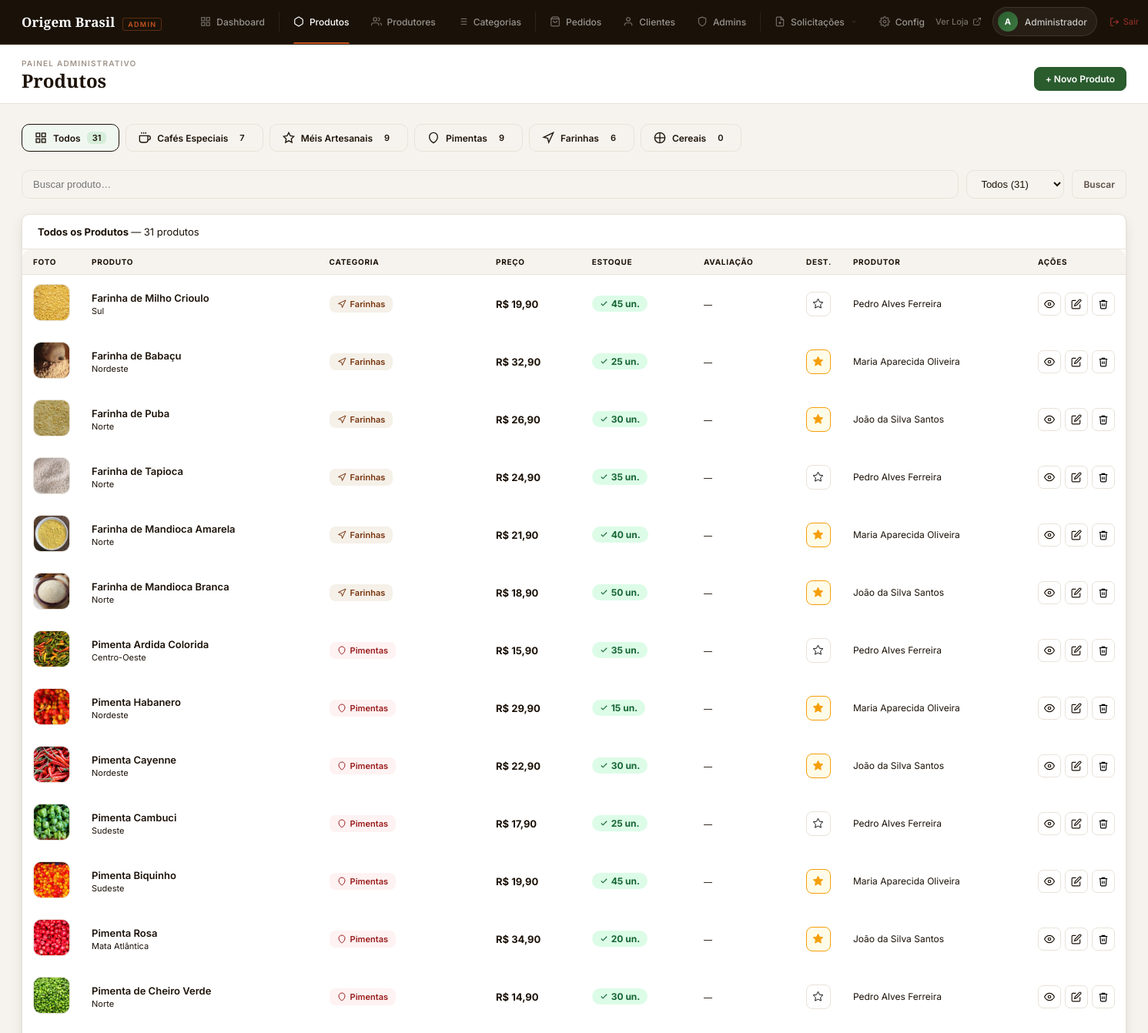
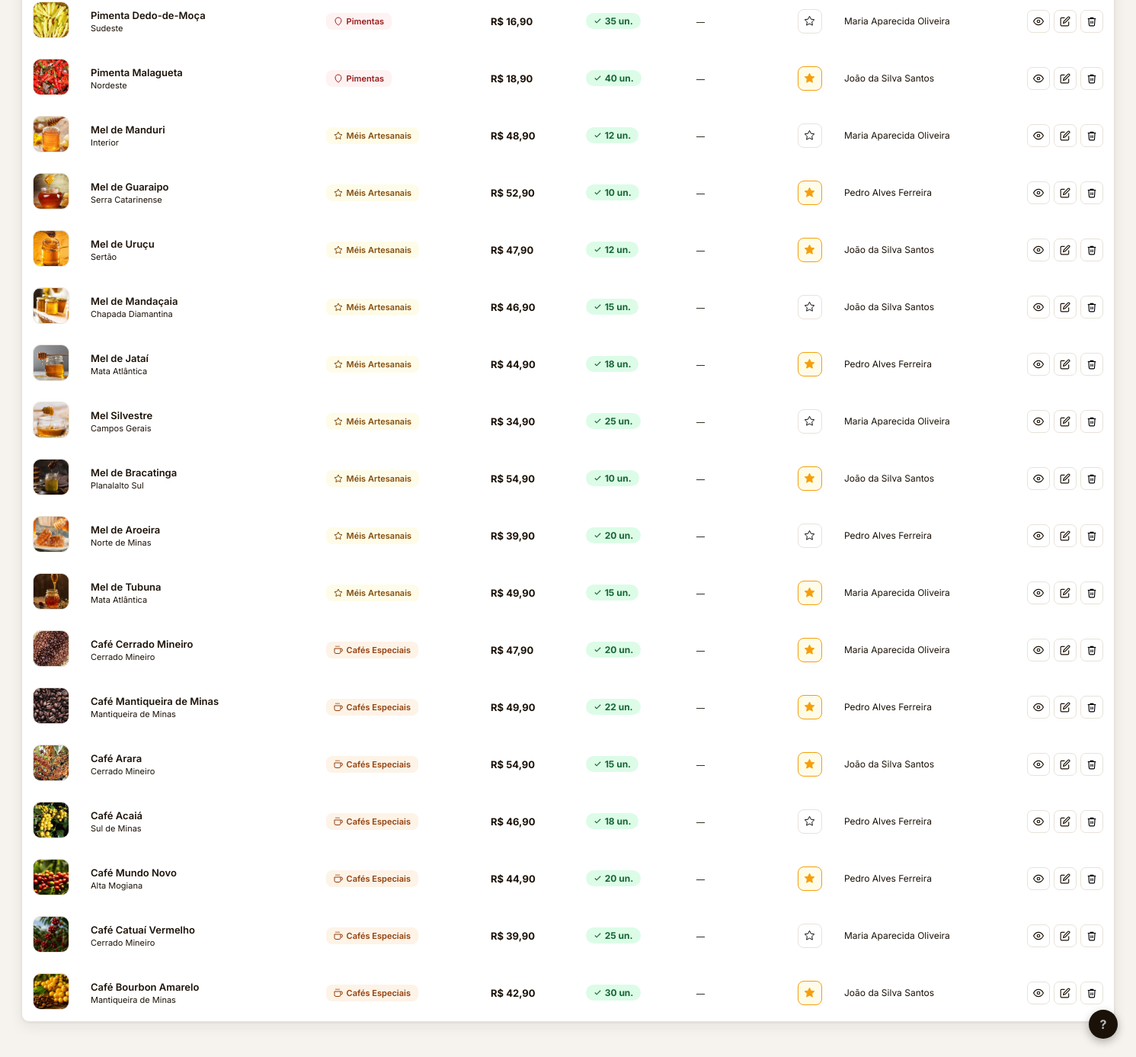
The app's page /adm/produtos.php (signed in) with its own data (2 pictures, top to bottom).
### tables this page shows
CREATE TABLE IF NOT EXISTS produtos (
    id           INT AUTO_INCREMENT PRIMARY KEY,
    nome         VARCHAR(100) NOT NULL,
    descricao    TEXT,
    historia     TEXT,
    preco        DECIMAL(10,2) NOT NULL,
    categoria    VARCHAR(50) NOT NULL DEFAULT 'cafe',
    imagem       VARCHAR(255),
    estoque      INT DEFAULT 0,
    produtor_id  INT DEFAULT NULL,
    regiao       VARCHAR(100),
    origem       VARCHAR(100),
    peso         VARCHAR(30),
    destaque     TINYINT(1) DEFAULT 0,
    criado_em    TIMESTAMP DEFAULT CURRENT_TIMESTAMP,
    FOREIGN KEY (produtor_id) REFERENCES produtores(id) ON DELETE SET NULL,
    FOREIGN KEY (categoria) REFERENCES categorias(slug) ON UPDATE CASCADE
);

CREATE TABLE IF NOT EXISTS produtores (
    id          INT AUTO_INCREMENT PRIMARY KEY,
    usuario_id  INT NULL UNIQUE,
    nome        VARCHAR(100) NOT NULL,
    foto        VARCHAR(255),
    historia    TEXT,
    fazenda     VARCHAR(100),
    regiao      VARCHAR(100),
    estado      VARCHAR(50),
    latitude    DECIMAL(10,8),
    longitude   DECIMAL(11,8),
    criado_em   TIMESTAMP DEFAULT CURRENT_TIMESTAMP,
    FOREIGN KEY (usuario_id) REFERENCES usuarios(id) ON DELETE SET NULL
);

### adm/produtos.php (the view, shortened to what this page needs)
<?php
include("../conexao.php");
$acao = $_GET['acao'] ?? 'lista';
$categorias = [
    'cafe'    => ['label'=>'Cafés Especiais',  'svg'=>'<svg viewBox="0 0 24 24" fill="none" stroke="currentColor" stroke-width="2"><path d="M18 8h1a4 4 0 0 1 0 8h-1"/><path d="M2 8h16v9a4 4 0 0 1-4 4H6a4 4 0 0 1-4-4V8z"/><line x1="6" y1="1" x2="6" y2="4"/><line x1="10" y1="1" x2="10" y2="4"/><line x1="14" y1="1" x2="14" y2="4"/></svg>'],
    'mel'     => ['label'=>'Méis Artesanais',  'svg'=>'<svg viewBox="0 0 24 24" fill="none" stroke="currentColor" stroke-width="2"><path d="M12 2l3.09 6.26L22 9.27l-5 4.87 1.18 6.88L12 17.77l-6.18 3.25L7 14.14 2 9.27l6.91-1.01L12 2z"/></svg>'],
    'pimenta' => ['label'=>'Pimentas',          'svg'=>'<svg viewBox="0 0 24 24" fill="none" stroke="currentColor" stroke-width="2"><path d="M12 22s-8-4.5-8-11.8A8 8 0 0 1 12 2a8 8 0 0 1 8 8.2c0 7.3-8 11.8-8 11.8z"/></svg>'],
    'farinha' => ['label'=>'Farinhas',          'svg'=>'<svg viewBox="0 0 24 24" fill="none" stroke="currentColor" stroke-width="2"><path d="M3 11l19-9-9 19-2-8-8-2z"/></svg>'],
    'cereais' => ['label'=>'Cereais',           'svg'=>'<svg viewBox="0 0 24 24" fill="none" stroke="currentColor" stroke-width="2"><path d="M12 2a10 10 0 0 1 0 20"/><path d="M12 2a10 10 0 0 0 0 20"/><path d="M12 2v20"/><path d="M2 12h20"/></svg>'],
];
$filtro   = $_GET['filtro'] ?? '';
$busca    = trim($_GET['q'] ?? '');
$cat_filtro = $_GET['cat'] ?? '';
$where    = 'WHERE 1=1';
$lista = mysqli_fetch_all(mysqli_query($conexao,
    "SELECT p.*, pr.nome AS produtor_nome,
     COALESCE(ROUND(AVG(a.nota),1),0) AS media,
     COUNT(DISTINCT a.id) AS n_av
     FROM produtos p
     LEFT JOIN produtores pr ON pr.id=p.produtor_id
     LEFT JOIN avaliacoes a ON a.produto_id=p.id
     $where GROUP BY p.id ORDER BY p.id DESC"
), MYSQLI_ASSOC);
$cats_count = [];
$res_cats = mysqli_query($conexao,"SELECT categoria, COUNT(*) as n FROM produtos GROUP BY categoria");
while($row = mysqli_fetch_assoc($res_cats)) $cats_count[$row['categoria']] = $row['n'];
$topbar_action = ($acao==='lista')
    ? '<a href="produtos.php?acao=form" class="topbar-btn primary">+ Novo Produto</a>'
    : '<a href="produtos.php" class="topbar-btn">← Voltar</a>';
include('layout.php');
?>
<?php if ($acao === 'lista'): ?>
<?php
$total_all = array_sum($cats_count);
?>
<div class="cat-tabs">
    <a href="produtos.php" class="cat-tab <?php echo !$cat_filtro ? 'active' : ''; ?>">
        <svg viewBox="0 0 24 24" fill="none" stroke="currentColor" stroke-width="2"><rect x="3" y="3" width="7" height="7"/><rect x="14" y="3" width="7" height="7"/><rect x="14" y="14" width="7" height="7"/><rect x="3" y="14" width="7" height="7"/></svg>
        Todos <span class="count"><?php echo $total_all; ?></span>
    </a>
    <?php foreach ($categorias as $slug => $info): ?>
    <a href="produtos.php?cat=<?php echo $slug; ?><?php echo $filtro ? '&filtro='.$filtro : ''; ?>" class="cat-tab <?php echo $cat_filtro===$slug ? 'active' : ''; ?>">
        <?php echo $info['svg']; ?>
        <?php echo $info['label']; ?> <span class="count"><?php echo $cats_count[$slug] ?? 0; ?></span>
    </a>
    <?php endforeach; ?>
</div>
<form method="GET" class="prod-search-row">
    <input type="text" name="q" value="<?php echo htmlspecialchars($busca); ?>" placeholder="Buscar produto…">
    <select name="filtro" onchange="this.form.submit()">
        <option value="">Todos (<?php echo count($lista); ?>)</option>
    </select>
    <button class="btn btn-gray">Buscar</button>
</form>
<div class="card">
    <div class="card-header">
        <h3>
            <?php echo $cat_filtro ? ($categorias[$cat_filtro]['label'] ?? ucfirst($cat_filtro)) : 'Todos os Produtos'; ?>
            <span style="color:var(--text-3);font-weight:400;font-size:13px;"> — <?php echo count($lista); ?> produto<?php echo count($lista)!=1?'s':''; ?></span>
        </h3>
    </div>
    <table class="prod-table">
        <thead>
            <tr>
                <th style="width:60px;">Foto</th>
                <th>Produto</th>
                <th>Categoria</th>
                <th>Preço</th>
                <th>Estoque</th>
                <th>Avaliação</th>
                <th style="width:40px;text-align:center;">Dest.</th>
                <th>Produtor</th>
                <th style="width:100px;">Ações</th>
            </tr>
        </thead>
        <tbody>
        <?php foreach ($lista as $p):
            $est = (int)$p['estoque'];
            $est_class = $est <= 0 ? 'zero' : ($est <= 5 ? 'low' : 'ok');
            $cat_slug  = $p['categoria'];
            $cat_info  = $categorias[$cat_slug] ?? ['label'=>ucfirst($cat_slug),'svg'=>''];
        ?>
        <tr>
            <td>
                <img src="../<?php echo htmlspecialchars($p['imagem']); ?>" class="prod-thumb"
                     onerror="this.src='../imagens/cafe1.jpg'">
            </td>
            <td>
                <div style="font-weight:600;font-size:13px;color:var(--text);"><?php echo htmlspecialchars($p['nome']); ?></div>
                <?php if ($p['regiao']): ?><div style="font-size:11px;color:var(--text-3);margin-top:2px;"><?php echo htmlspecialchars($p['regiao']); ?></div><?php endif; ?>
            </td>
            <td>
                <span class="cat-badge <?php echo $cat_slug; ?>">
                    <?php echo $cat_info['svg']; ?>
                    <?php echo $cat_info['label']; ?>
                </span>
            </td>
            <td>
                <strong style="font-size:13px;color:var(--text);">R$ <?php echo number_format($p['preco'],2,',','.'); ?></strong>
            </td>
            <td>
                <span class="estoque-pill <?php echo $est_class; ?>">
                    <?php if ($est<=0): ?>
                    <svg viewBox="0 0 24 24" fill="none" stroke="currentColor" stroke-width="2.5"><line x1="18" y1="6" x2="6" y2="18"/><line x1="6" y1="6" x2="18" y2="18"/></svg>
                    Esgotado
                    <?php elseif ($est<=5): ?>
                    <svg viewBox="0 0 24 24" fill="none" stroke="currentColor" stroke-width="2.5"><path d="M10.29 3.86L1.82 18a2 2 0 0 0 1.71 3h16.94a2 2 0 0 0 1.71-3L13.71 3.86a2 2 0 0 0-3.42 0z"/></svg>
                    <?php echo $est; ?> un.
                    <?php else: ?>
                    <svg viewBox="0 0 24 24" fill="none" stroke="currentColor" stroke-width="2.5"><polyline points="20 6 9 17 4 12"/></svg>
                    <?php echo $est; ?> un.
                    <?php endif; ?>
                </span>
            </td>
            <td>
                <?php if ($p['n_av']>0): ?>
                <div class="stars-mini">
                    <?php for($s=1;$s<=5;$s++) echo $s<=round($p['media'])?'<svg style="width:1em;height:1em;vertical-align:middle;display:inline-block;fill:currentColor;" viewBox="0 0 24 24"><polygon points="12 2 15.09 8.26 22 9.27 17 14.14 18.18 21.02 12 17.77 5.82 21.02 7 14.14 2 9.27 8.91 8.26 12 2"/></svg>':'<span class="empty"><svg style="width:1em;height:1em;vertical-align:middle;display:inline-block;fill:currentColor;" viewBox="0 0 24 24"><polygon points="12 2 15.09 8.26 22 9.27 17 14.14 18.18 21.02 12 17.77 5.82 21.02 7 14.14 2 9.27 8.91 8.26 12 2"/></svg></span>'; ?>
                </div>
                <div style="font-size:11px;color:var(--text-3);margin-top:2px;"><?php echo $p['media']; ?> (<?php echo $p['n_av']; ?>)</div>
                <?php else: ?>
                <span style="font-size:11px;color:var(--text-4);">—</span>
                <?php endif; ?>
            </td>
            <td style="text-align:center;">
                <form method="POST" style="display:inline;">
                    <button type="submit" class="destaque-btn <?php echo $p['destaque']?'on':''; ?>" title="<?php echo $p['destaque']?'Remover destaque':'Adicionar destaque'; ?>">
                        <?php if ($p['destaque']): ?>
                        <svg viewBox="0 0 24 24" fill="#F59E0B" stroke="#F59E0B" stroke-width="1.5"><polygon points="12 2 15.09 8.26 22 9.27 17 14.14 18.18 21.02 12 17.77 5.82 21.02 7 14.14 2 9.27 8.91 8.26 12 2"/></svg>
                        <?php else: ?>
                        <svg viewBox="0 0 24 24" fill="none" stroke="currentColor" stroke-width="1.5"><polygon points="12 2 15.09 8.26 22 9.27 17 14.14 18.18 21.02 12 17.77 5.82 21.02 7 14.14 2 9.27 8.91 8.26 12 2"/></svg>
                        <?php endif; ?>
                    </button>
                </form>
            </td>
            <td style="font-size:12px;color:var(--text-3);"><?php echo htmlspecialchars($p['produtor_nome']??'—'); ?></td>
            <td>
                <div class="action-btns">
                    <a href="produto_detalhe.php?id=<?php echo $p['id']; ?>" class="act-btn blue" title="Visualizar">
                        <svg viewBox="0 0 24 24"><path d="M1 12s4-8 11-8 11 8 11 8-4 8-11 8-11-8-11-8z"/><circle cx="12" cy="12" r="3"/></svg>
                    </a>
                    <a href="produtos.php?acao=form&id=<?php echo $p['id']; ?>" class="act-btn" title="Editar">
                        <svg viewBox="0 0 24 24"><path d="M11 4H4a2 2 0 0 0-2 2v14a2 2 0 0 0 2 2h14a2 2 0 0 0 2-2v-7"/><path d="M18.5 2.5a2.121 2.121 0 0 1 3 3L12 15l-4 1 1-4 9.5-9.5z"/></svg>
                    </a>
                    <form method="POST" onsubmit="return confirm('Excluir <?php echo addslashes($p['nome']); ?>?')" style="display:inline;">
                        <button type="submit" class="act-btn red" title="Excluir">
                            <svg viewBox="0 0 24 24"><polyline points="3 6 5 6 21 6"/><path d="M19 6l-1 14a2 2 0 0 1-2 2H8a2 2 0 0 1-2-2L5 6"/><path d="M10 11v6"/><path d="M14 11v6"/><path d="M9 6V4h6v2"/></svg>
                        </button>
                    </form>
                </div>
            </td>
        </tr>
        <?php endforeach; ?>
        </tbody>
    </table>
</div>
<?php endif; ?>
</div></main></body></html>

### adm/layout.php (style rules this page uses)
*,*::before,*::after { box-sizing:border-box;margin:0;padding:0 }
:root { --soil:#1A1208; --soil-2:#261A0C; --stem:#2A5C2E; --stem-2:#3D7A42; --clay:#C4531F; --clay-light:#FBF0EB; --cream:#F6F3EE; --parchment:#FFFFFF; --ink:#1C1208; --ink-2:#5C5046; --dust:#A0948A; --border:#E8E2D9; --radius:10px; --shadow:0 1px 3px rgba(26,18,8,.06),0 6px 18px rgba(26,18,8,.07); }
body { font-family:'Inter',sans-serif;background:var(--cream);color:var(--ink);min-height:100vh;display:flex;flex-direction:column;font-size:14px; }
a { text-decoration:none;color:inherit; }
button { font-family:'Inter',sans-serif;cursor:pointer; }
.card { background:var(--parchment);border:1px solid var(--border);border-radius:var(--radius);overflow:hidden;margin-bottom:20px;box-shadow:var(--shadow); }
.card-header { padding:14px 20px;border-bottom:1px solid var(--border); display:flex;align-items:center;justify-content:space-between; }
.card-header h3 { font-size:13px;font-weight:700;color:var(--ink); }
.btn { display:inline-flex;align-items:center;gap:6px;padding:7px 14px;border:none;border-radius:7px;font-size:12px;font-weight:600;cursor:pointer;transition:all .15s; }
.btn-gray { background:var(--cream);color:var(--ink-2);border:1px solid var(--border); }
.topbar-btn { padding:7px 14px;border:1px solid var(--border);background:var(--parchment); border-radius:8px;font-size:12px;font-weight:600;color:var(--ink-2); display:inline-flex;align-items:center;gap:6px;cursor:pointer;transition:all .15s; }
.topbar-btn.primary { background:var(--stem);color:#fff;border-color:var(--stem); }

### records on screen
produtos: imagem (picture), nome "Farinha de Milho Crioulo", regiao "Sul", categoria "Farinhas", preco "19,90", estoque "45", produtor.nome "Pedro Alves Ferreira"
produtos: imagem (picture), nome "Farinha de Babaçu", regiao "Nordeste", categoria "Farinhas", preco "32,90", estoque "25", produtor.nome "Maria Aparecida Oliveira"
produtos: imagem (picture), nome "Farinha de Puba", regiao "Norte", categoria "Farinhas", preco "26,90", estoque "30", produtor.nome "João da Silva Santos"
produtos: imagem (picture), nome "Farinha de Tapioca", regiao "Norte", categoria "Farinhas", preco "24,90", estoque "35", produtor.nome "Pedro Alves Ferreira"
produtos: imagem (picture), nome "Farinha de Mandioca Amarela", regiao "Norte", categoria "Farinhas", preco "21,90", estoque "40", produtor.nome "Maria Aparecida Oliveira"
produtos: imagem (picture), nome "Farinha de Mandioca Branca", regiao "Norte", categoria "Farinhas", preco "18,90", estoque "50", produtor.nome "João da Silva Santos"
produtos: imagem (picture), nome "Pimenta Ardida Colorida", regiao "Centro-Oeste", categoria "Pimentas", preco "15,90", estoque "35", produtor.nome "Pedro Alves Ferreira"
produtos: imagem (picture), nome "Pimenta Habanero", regiao "Nordeste", categoria "Pimentas", preco "29,90", estoque "15", produtor.nome "Maria Aparecida Oliveira"
produtos: imagem (picture), nome "Pimenta Cayenne", regiao "Nordeste", categoria "Pimentas", preco "22,90", estoque "30", produtor.nome "João da Silva Santos"
produtos: imagem (picture), nome "Pimenta Cambuci", regiao "Sudeste", categoria "Pimentas", preco "17,90", estoque "25", produtor.nome "Pedro Alves Ferreira"
produtos: imagem (picture), nome "Pimenta Biquinho", regiao "Sudeste", categoria "Pimentas", preco "19,90", estoque "45", produtor.nome "Maria Aparecida Oliveira"
produtos: imagem (picture), nome "Pimenta Rosa", regiao "Mata Atlântica", categoria "Pimentas", preco "34,90", estoque "20", produtor.nome "João da Silva Santos"
produtos: imagem (picture), nome "Pimenta de Cheiro Verde", regiao "Norte", categoria "Pimentas", preco "14,90", estoque "30", produtor.nome "Pedro Alves Ferreira"
produtos: imagem (picture), nome "Pimenta Dedo-de-Moça", regiao "Sudeste", categoria "Pimentas", preco "16,90", estoque "35", produtor.nome "Maria Aparecida Oliveira"
produtos: imagem (picture), nome "Pimenta Malagueta", regiao "Nordeste", categoria "Pimentas", preco "18,90", estoque "40", produtor.nome "João da Silva Santos"
produtos: imagem (picture), nome "Mel de Manduri", regiao "Interior", categoria "Méis Artesanais", preco "48,90", estoque "12", produtor.nome "Maria Aparecida Oliveira"
produtos: imagem (picture), nome "Mel de Guaraipo", regiao "Serra Catarinense", categoria "Méis Artesanais", preco "52,90", estoque "10", produtor.nome "Pedro Alves Ferreira"
produtos: imagem (picture), nome "Mel de Uruçu", regiao "Sertão", categoria "Méis Artesanais", preco "47,90", estoque "12", produtor.nome "João da Silva Santos"
produtos: imagem (picture), nome "Mel de Mandaçaia", regiao "Chapada Diamantina", categoria "Méis Artesanais", preco "46,90", estoque "15", produtor.nome "João da Silva Santos"
produtos: imagem (picture), nome "Mel de Jataí", regiao "Mata Atlântica", categoria "Méis Artesanais", preco "44,90", estoque "18", produtor.nome "Pedro Alves Ferreira"
produtos: imagem (picture), nome "Mel Silvestre", regiao "Campos Gerais", categoria "Méis Artesanais", preco "34,90", estoque "25", produtor.nome "Maria Aparecida Oliveira"
produtos: imagem (picture), nome "Mel de Bracatinga", regiao "Planalalto Sul", categoria "Méis Artesanais", preco "54,90", estoque "10", produtor.nome "João da Silva Santos"
produtos: imagem (picture), nome "Mel de Aroeira", regiao "Norte de Minas", categoria "Méis Artesanais", preco "39,90", estoque "20", produtor.nome "Pedro Alves Ferreira"
produtos: imagem (picture), nome "Mel de Tubuna", regiao "Mata Atlântica", categoria "Méis Artesanais", preco "49,90", estoque "15", produtor.nome "Maria Aparecida Oliveira"
produtos: imagem (picture), nome "Café Cerrado Mineiro", regiao "Cerrado Mineiro", categoria "Cafés Especiais", preco "47,90", estoque "20", produtor.nome "Maria Aparecida Oliveira"
produtos: imagem (picture), nome "Café Mantiqueira de Minas", regiao "Mantiqueira de Minas", categoria "Cafés Especiais", preco "49,90", estoque "22", produtor.nome "Pedro Alves Ferreira"
produtos: imagem (picture), nome "Café Arara", regiao "Cerrado Mineiro", categoria "Cafés Especiais", preco "54,90", estoque "15", produtor.nome "João da Silva Santos"
produtos: imagem (picture), nome "Café Acaiá", regiao "Sul de Minas", categoria "Cafés Especiais", preco "46,90", estoque "18", produtor.nome "Pedro Alves Ferreira"
produtos: imagem (picture), nome "Café Mundo Novo", regiao "Alta Mogiana", categoria "Cafés Especiais", preco "44,90", estoque "20", produtor.nome "Pedro Alves Ferreira"
produtos: imagem (picture), nome "Café Catuaí Vermelho", regiao "Cerrado Mineiro", categoria "Cafés Especiais", preco "39,90", estoque "25", produtor.nome "Maria Aparecida Oliveira"
produtos: imagem (picture), nome "Café Bourbon Amarelo", regiao "Mantiqueira de Minas", categoria "Cafés Especiais", preco "42,90", estoque "30", produtor.nome "João da Silva Santos"

### other values on screen
mb_strtoupper(mb_substr($_SESSION['nome'],0,1)) "A"
explode(' ',$_SESSION['nome'])[0] "Administrador"
$page_title "Produtos"
$total_all "31"
$info['label'] "Cafés Especiais"
$cats_count[$slug] "7"
$info['label'] "Méis Artesanais"
$cats_count[$slug] "9"
$info['label'] "Pimentas"
$info['label'] "Farinhas"
$cats_count[$slug] "6"
$info['label'] "Cereais"
$cats_count[$slug] "0"
count($lista) "31"
